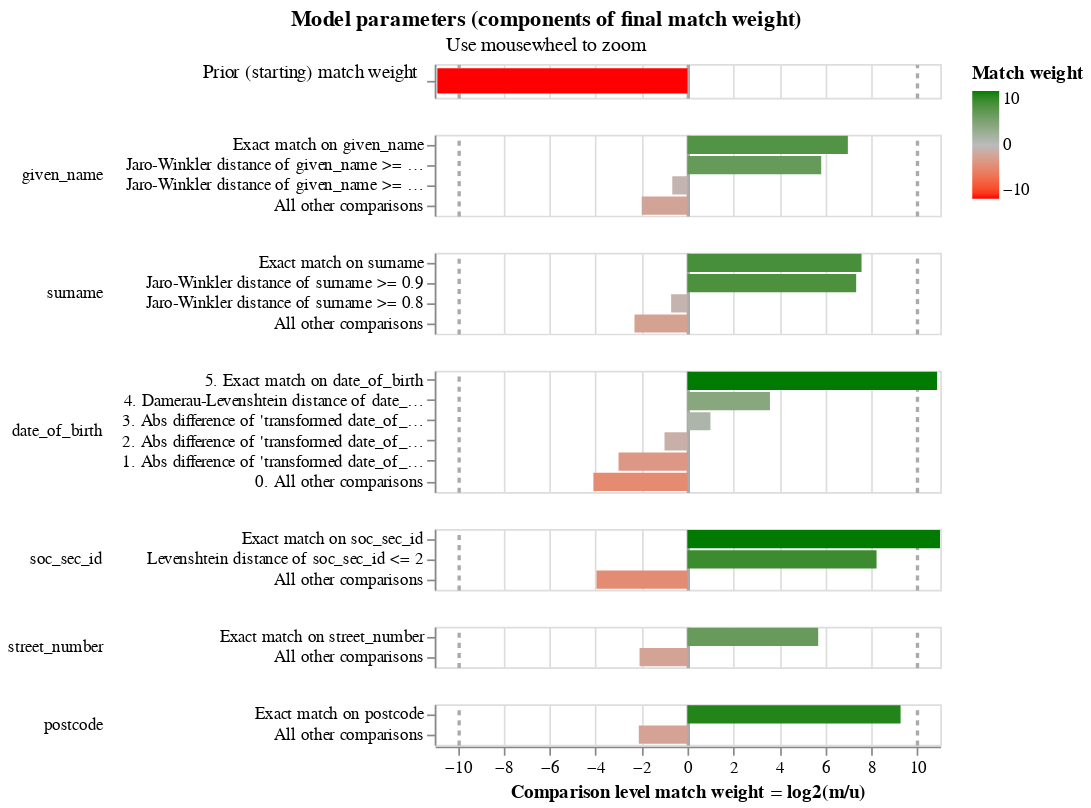

Notebook code for this chart:
### Code cell
linker.match_weights_chart()

### Figure 1 — Vega-Lite specification as saved in the notebook (floating-point values rounded to 4 significant figures)
{"config": {"view": {"continuousWidth": 300, "continuousHeight": 300, "discreteHeight": 60, "discreteWidth": 400}, "header": {"title": null}, "mark": {"tooltip": null}, "title": {"anchor": "middle"}}, "vconcat": [{"mark": {"type": "bar", "clip": true, "height": 15}, "encoding": {"color": {"field": "log2_bayes_factor", "scale": {"domain": [-10, 0, 10], "interpolate": "lab", "range": ["red", "#bbbbbb", "green"]}, "title": "Match weight", "type": "quantitative"}, "tooltip": [{"field": "comparison_name", "title": "Comparison name", "type": "nominal"}, {"field": "probability_two_random_records_match", "format": ".4f", "title": "Probability two random records match", "type": "nominal"}, {"field": "log2_bayes_factor", "format": ",.4f", "title": "Equivalent match weight", "type": "quantitative"}, {"field": "bayes_factor_description", "title": "Match weight description", "type": "nominal"}], "x": {"axis": {"domain": false, "gridColor": {"condition": {"test": "abs(datum.value / 10)  <= 1 & datum.value % 10 === 0", "value": "#aaa"}, "value": "#ddd"}, "gridDash": {"condition": {"test": "abs(datum.value / 10) == 1", "value": [3]}, "value": null}, "gridWidth": {"condition": {"test": "abs(datum.value / 10)  <= 1 & datum.value % 10 === 0", "value": 2}, "value": 1}, "labels": false, "ticks": false, "title": ""}, "field": "log2_bayes_factor", "scale": {"domain": [-11, 11]}, "type": "quantitative"}, "y": {"axis": {"title": "Prior (starting) match weight", "titleAlign": "right", "titleAngle": 0, "titleFontWeight": "normal"}, "field": "label_for_charts", "sort": {"field": "comparison_vector_value", "order": "descending"}, "type": "nominal"}}, "height": 20, "transform": [{"filter": "(datum.comparison_name == 'probability_two_random_records_match')"}]}, {"mark": {"type": "bar", "clip": true}, "encoding": {"color": {"field": "log2_bayes_factor", "scale": {"domain": [-10, 0, 10], "interpolate": "lab", "range": ["red", "#bbbbbb", "green"]}, "title": "Match weight", "type": "quantitative"}, "row": {"field": "comparison_name", "header": {"labelAlign": "left", "labelAnchor": "middle", "labelAngle": 0}, "sort": {"field": "comparison_sort_order"}, "type": "nominal"}, "tooltip": [{"field": "comparison_name", "title": "Comparison name", "type": "nominal"}, {"field": "label_for_charts", "title": "Label", "type": "ordinal"}, {"field": "sql_condition", "title": "SQL condition", "type": "nominal"}, {"field": "m_probability", "format": ".4f", "title": "M probability", "type": "quantitative"}, {"field": "u_probability", "format": ".4f", "title": "U probability", "type": "quantitative"}, {"field": "bayes_factor", "format": ",.4f", "title": "Bayes factor = m/u", "type": "quantitative"}, {"field": "log2_bayes_factor", "format": ",.4f", "title": "Match weight = log2(m/u)", "type": "quantitative"}, {"field": "bayes_factor_description", "title": "Match weight description", "type": "nominal"}], "x": {"axis": {"gridColor": {"condition": {"test": "abs(datum.value / 10)  <= 1 & datum.value % 10 === 0", "value": "#aaa"}, "value": "#ddd"}, "gridDash": {"condition": {"test": "abs(datum.value / 10) == 1", "value": [3]}, "value": null}, "gridWidth": {"condition": {"test": "abs(datum.value / 10)  <= 1 & datum.value % 10 === 0", "value": 2}, "value": 1}, "title": "Comparison level match weight = log2(m/u)"}, "field": "log2_bayes_factor", "scale": {"domain": [-11, 11]}, "type": "quantitative"}, "y": {"axis": {"title": null}, "field": "label_for_charts", "sort": {"field": "comparison_vector_value", "order": "descending"}, "type": "nominal"}}, "height": {"step": 12}, "resolve": {"axis": {"y": "independent"}, "scale": {"y": "independent"}}, "transform": [{"filter": "(datum.comparison_name != 'probability_two_random_records_match')"}]}], "data": {"name": "data-c8abb52c19764ec9fb9b53efb32fb7d1"}, "params": [{"name": "mouse_zoom", "select": {"type": "interval", "encodings": ["x"]}, "bind": "scales", "views": []}], "resolve": {"axis": {"y": "independent"}, "scale": {"y": "independent"}}, "title": {"text": "Model parameters (components of final match weight)", "subtitle": "Use mousewheel to zoom"}, "$schema": "https://vega.github.io/schema/vega-lite/v5.9.3.json", "datasets": {"data-c8abb52c19764ec9fb9b53efb32fb7d1": [{"comparison_name": "probability_two_random_records_match", "sql_condition": null, "label_for_charts": "", "m_probability": null, "u_probability": null, "m_probability_description": null, "u_probability_description": null, "has_tf_adjustments": false, "tf_adjustment_column": null, "tf_adjustment_weight": null, "is_null_level": false, "bayes_factor": 0.0005284, "log2_bayes_factor": -10.89, "comparison_vector_value": 0, "max_comparison_vector_value": 0, "bayes_factor_description": "The probability that two random records drawn at random match is 0.001 or one in  1,893.6 records.This is equivalent to a starting match weight of -10.886.", "probability_two_random_records_match": 0.0005281, "comparison_sort_order": -1}, {"comparison_name": "given_name", "sql_condition": "\"given_name_l\" = \"given_name_r\"", "label_for_charts": "Exact match on given_name", "m_probability": 0.5748, "u_probability": 0.004554, "m_probability_description": "Amongst matching record comparisons, 57.48% of records are in the exact match on given_name comparison level", "u_probability_description": "Amongst non-matching record comparisons, 0.46% of records are in the exact match on given_name comparison level", "has_tf_adjustments": true, "tf_adjustment_column": "given_name", "tf_adjustment_weight": 1.0, "is_null_level": false, "bayes_factor": 126.2, "log2_bayes_factor": 6.98, "comparison_vector_value": 3, "max_comparison_vector_value": 3, "bayes_factor_description": "If comparison level is `exact match on given_name` then comparison is 126.23 times more likely to be a match", "probability_two_random_records_match": 0.0005281, "comparison_sort_order": 0}, {"comparison_name": "given_name", "sql_condition": "jaro_winkler_similarity(\"given_name_l\", \"given_name_r\") >= 0.9", "label_for_charts": "Jaro-Winkler distance of given_name >= 0.9", "m_probability": 0.1703, "u_probability": 0.003014, "m_probability_description": "Amongst matching record comparisons, 17.03% of records are in the jaro-winkler distance of given_name >= 0.9 comparison level", "u_probability_description": "Amongst non-matching record comparisons, 0.30% of records are in the jaro-winkler distance of given_name >= 0.9 comparison level", "has_tf_adjustments": false, "tf_adjustment_column": null, "tf_adjustment_weight": 1.0, "is_null_level": false, "bayes_factor": 56.51, "log2_bayes_factor": 5.82, "comparison_vector_value": 2, "max_comparison_vector_value": 3, "bayes_factor_description": "If comparison level is `jaro-winkler distance of given_name >= 0.9` then comparison is 56.51 times more likely to be a match", "probability_two_random_records_match": 0.0005281, "comparison_sort_order": 0}, {"comparison_name": "given_name", "sql_condition": "jaro_winkler_similarity(\"given_name_l\", \"given_name_r\") >= 0.8", "label_for_charts": "Jaro-Winkler distance of given_name >= 0.8", "m_probability": 0.009082, "u_probability": 0.01437, "m_probability_description": "Amongst matching record comparisons, 0.91% of records are in the jaro-winkler distance of given_name >= 0.8 comparison level", "u_probability_description": "Amongst non-matching record comparisons, 1.44% of records are in the jaro-winkler distance of given_name >= 0.8 comparison level", "has_tf_adjustments": false, "tf_adjustment_column": null, "tf_adjustment_weight": 1.0, "is_null_level": false, "bayes_factor": 0.6321, "log2_bayes_factor": -0.6618, "comparison_vector_value": 1, "max_comparison_vector_value": 3, "bayes_factor_description": "If comparison level is `jaro-winkler distance of given_name >= 0.8` then comparison is  1.58 times less likely to be a match", "probability_two_random_records_match": 0.0005281, "comparison_sort_order": 0}, {"comparison_name": "given_name", "sql_condition": "ELSE", "label_for_charts": "All other comparisons", "m_probability": 0.2458, "u_probability": 0.9781, "m_probability_description": "Amongst matching record comparisons, 24.58% of records are in the all other comparisons comparison level", "u_probability_description": "Amongst non-matching record comparisons, 97.81% of records are in the all other comparisons comparison level", "has_tf_adjustments": false, "tf_adjustment_column": null, "tf_adjustment_weight": 1.0, "is_null_level": false, "bayes_factor": 0.2513, "log2_bayes_factor": -1.993, "comparison_vector_value": 0, "max_comparison_vector_value": 3, "bayes_factor_description": "If comparison level is `all other comparisons` then comparison is  3.98 times less likely to be a match", "probability_two_random_records_match": 0.0005281, "comparison_sort_order": 0}, {"comparison_name": "surname", "sql_condition": "\"surname_l\" = \"surname_r\"", "label_for_charts": "Exact match on surname", "m_probability": 0.5619, "u_probability": 0.002948, "m_probability_description": "Amongst matching record comparisons, 56.19% of records are in the exact match on surname comparison level", "u_probability_description": "Amongst non-matching record comparisons, 0.29% of records are in the exact match on surname comparison level", "has_tf_adjustments": true, "tf_adjustment_column": "surname", "tf_adjustment_weight": 1.0, "is_null_level": false, "bayes_factor": 190.6, "log2_bayes_factor": 7.574, "comparison_vector_value": 3, "max_comparison_vector_value": 3, "bayes_factor_description": "If comparison level is `exact match on surname` then comparison is 190.58 times more likely to be a match", "probability_two_random_records_match": 0.0005281, "comparison_sort_order": 1}, {"comparison_name": "surname", "sql_condition": "jaro_winkler_similarity(\"surname_l\", \"surname_r\") >= 0.9", "label_for_charts": "Jaro-Winkler distance of surname >= 0.9", "m_probability": 0.2331, "u_probability": 0.001437, "m_probability_description": "Amongst matching record comparisons, 23.31% of records are in the jaro-winkler distance of surname >= 0.9 comparison level", "u_probability_description": "Amongst non-matching record comparisons, 0.14% of records are in the jaro-winkler distance of surname >= 0.9 comparison level", "has_tf_adjustments": false, "tf_adjustment_column": null, "tf_adjustment_weight": 1.0, "is_null_level": false, "bayes_factor": 162.3, "log2_bayes_factor": 7.342, "comparison_vector_value": 2, "max_comparison_vector_value": 3, "bayes_factor_description": "If comparison level is `jaro-winkler distance of surname >= 0.9` then comparison is 162.26 times more likely to be a match", "probability_two_random_records_match": 0.0005281, "comparison_sort_order": 1}, {"comparison_name": "surname", "sql_condition": "jaro_winkler_similarity(\"surname_l\", \"surname_r\") >= 0.8", "label_for_charts": "Jaro-Winkler distance of surname >= 0.8", "m_probability": 0.005574, "u_probability": 0.009124, "m_probability_description": "Amongst matching record comparisons, 0.56% of records are in the jaro-winkler distance of surname >= 0.8 comparison level", "u_probability_description": "Amongst non-matching record comparisons, 0.91% of records are in the jaro-winkler distance of surname >= 0.8 comparison level", "has_tf_adjustments": false, "tf_adjustment_column": null, "tf_adjustment_weight": 1.0, "is_null_level": false, "bayes_factor": 0.6109, "log2_bayes_factor": -0.7111, "comparison_vector_value": 1, "max_comparison_vector_value": 3, "bayes_factor_description": "If comparison level is `jaro-winkler distance of surname >= 0.8` then comparison is  1.64 times less likely to be a match", "probability_two_random_records_match": 0.0005281, "comparison_sort_order": 1}, {"comparison_name": "surname", "sql_condition": "ELSE", "label_for_charts": "All other comparisons", "m_probability": 0.1995, "u_probability": 0.9865, "m_probability_description": "Amongst matching record comparisons, 19.95% of records are in the all other comparisons comparison level", "u_probability_description": "Amongst non-matching record comparisons, 98.65% of records are in the all other comparisons comparison level", "has_tf_adjustments": false, "tf_adjustment_column": null, "tf_adjustment_weight": 1.0, "is_null_level": false, "bayes_factor": 0.2022, "log2_bayes_factor": -2.306, "comparison_vector_value": 0, "max_comparison_vector_value": 3, "bayes_factor_description": "If comparison level is `all other comparisons` then comparison is  4.95 times less likely to be a match", "probability_two_random_records_match": 0.0005281, "comparison_sort_order": 1}, {"comparison_name": "date_of_birth", "sql_condition": "\"date_of_birth_l\" = \"date_of_birth_r\"", "label_for_charts": "5. Exact match on date_of_birth", "m_probability": 0.9294, "u_probability": 0.0004991, "m_probability_description": "Amongst matching record comparisons, 92.94% of records are in the exact match on date_of_birth comparison level", "u_probability_description": "Amongst non-matching record comparisons, 0.05% of records are in the exact match on date_of_birth comparison level", "has_tf_adjustments": false, "tf_adjustment_column": null, "tf_adjustment_weight": 1.0, "is_null_level": false, "bayes_factor": 1862.0, "log2_bayes_factor": 10.86, "comparison_vector_value": 5, "max_comparison_vector_value": 5, "bayes_factor_description": "If comparison level is `exact match on date_of_birth` then comparison is 1,861.95 times more likely to be a match", "probability_two_random_records_match": 0.0005281, "comparison_sort_order": 2}, {"comparison_name": "date_of_birth", "sql_condition": "damerau_levenshtein(\"date_of_birth_l\", \"date_of_birth_r\") <= 1", "label_for_charts": "4. Damerau-Levenshtein distance of date_of_birth <= 1", "m_probability": 0.01222, "u_probability": 0.001015, "m_probability_description": "Amongst matching record comparisons, 1.22% of records are in the damerau-levenshtein distance of date_of_birth <= 1 comparison level", "u_probability_description": "Amongst non-matching record comparisons, 0.10% of records are in the damerau-levenshtein distance of date_of_birth <= 1 comparison level", "has_tf_adjustments": false, "tf_adjustment_column": null, "tf_adjustment_weight": 1.0, "is_null_level": false, "bayes_factor": 12.04, "log2_bayes_factor": 3.589, "comparison_vector_value": 4, "max_comparison_vector_value": 5, "bayes_factor_description": "If comparison level is `damerau-levenshtein distance of date_of_birth <= 1` then comparison is 12.04 times more likely to be a match", "probability_two_random_records_match": 0.0005281, "comparison_sort_order": 2}, {"comparison_name": "date_of_birth", "sql_condition": "ABS(EPOCH(try_strptime(\"date_of_birth_l\", '%Y-%m-%d')) - EPOCH(try_strptime(\"date_of_birth_r\", '%Y-%m-%d'))) <= 2629800.0", "label_for_charts": "3. Abs difference of 'transformed date_of_birth <= 1 month'", "m_probability": 0.01, "u_probability": 0.005, "m_probability_description": "Amongst matching record comparisons, 1.00% of records are in the abs difference of 'transformed date_of_birth <= 1 month' comparison level", "u_probability_description": "Amongst non-matching record comparisons, 0.50% of records are in the abs difference of 'transformed date_of_birth <= 1 month' comparison level", "has_tf_adjustments": false, "tf_adjustment_column": null, "tf_adjustment_weight": 1.0, "is_null_level": false, "bayes_factor": 2.0, "log2_bayes_factor": 1.0, "comparison_vector_value": 3, "max_comparison_vector_value": 5, "bayes_factor_description": "If comparison level is `abs difference of 'transformed date_of_birth <= 1 month'` then comparison is 2.00 times more likely to be a match", "probability_two_random_records_match": 0.0005281, "comparison_sort_order": 2}, {"comparison_name": "date_of_birth", "sql_condition": "ABS(EPOCH(try_strptime(\"date_of_birth_l\", '%Y-%m-%d')) - EPOCH(try_strptime(\"date_of_birth_r\", '%Y-%m-%d'))) <= 2629800.0", "label_for_charts": "2. Abs difference of 'transformed date_of_birth <= 1 month'", "m_probability": 0.01, "u_probability": 0.02, "m_probability_description": "Amongst matching record comparisons, 1.00% of records are in the abs difference of 'transformed date_of_birth <= 1 month' comparison level", "u_probability_description": "Amongst non-matching record comparisons, 2.00% of records are in the abs difference of 'transformed date_of_birth <= 1 month' comparison level", "has_tf_adjustments": false, "tf_adjustment_column": null, "tf_adjustment_weight": 1.0, "is_null_level": false, "bayes_factor": 0.5, "log2_bayes_factor": -1.0, "comparison_vector_value": 2, "max_comparison_vector_value": 5, "bayes_factor_description": "If comparison level is `abs difference of 'transformed date_of_birth <= 1 month'` then comparison is  2.00 times less likely to be a match", "probability_two_random_records_match": 0.0005281, "comparison_sort_order": 2}, {"comparison_name": "date_of_birth", "sql_condition": "ABS(EPOCH(try_strptime(\"date_of_birth_l\", '%Y-%m-%d')) - EPOCH(try_strptime(\"date_of_birth_r\", '%Y-%m-%d'))) <= 315576000.0", "label_for_charts": "1. Abs difference of 'transformed date_of_birth <= 10 year'", "m_probability": 0.01, "u_probability": 0.08, "m_probability_description": "Amongst matching record comparisons, 1.00% of records are in the abs difference of 'transformed date_of_birth <= 10 year' comparison level", "u_probability_description": "Amongst non-matching record comparisons, 8.00% of records are in the abs difference of 'transformed date_of_birth <= 10 year' comparison level", "has_tf_adjustments": false, "tf_adjustment_column": null, "tf_adjustment_weight": 1.0, "is_null_level": false, "bayes_factor": 0.125, "log2_bayes_factor": -3.0, "comparison_vector_value": 1, "max_comparison_vector_value": 5, "bayes_factor_description": "If comparison level is `abs difference of 'transformed date_of_birth <= 10 year'` then comparison is  8.00 times less likely to be a match", "probability_two_random_records_match": 0.0005281, "comparison_sort_order": 2}, {"comparison_name": "date_of_birth", "sql_condition": "ELSE", "label_for_charts": "0. All other comparisons", "m_probability": 0.05842, "u_probability": 0.9985, "m_probability_description": "Amongst matching record comparisons, 5.84% of records are in the all other comparisons comparison level", "u_probability_description": "Amongst non-matching record comparisons, 99.85% of records are in the all other comparisons comparison level", "has_tf_adjustments": false, "tf_adjustment_column": null, "tf_adjustment_weight": 1.0, "is_null_level": false, "bayes_factor": 0.0585, "log2_bayes_factor": -4.095, "comparison_vector_value": 0, "max_comparison_vector_value": 5, "bayes_factor_description": "If comparison level is `all other comparisons` then comparison is  17.09 times less likely to be a match", "probability_two_random_records_match": 0.0005281, "comparison_sort_order": 2}, {"comparison_name": "soc_sec_id", "sql_condition": "\"soc_sec_id_l\" = \"soc_sec_id_r\"", "label_for_charts": "Exact match on soc_sec_id", "m_probability": 0.8589, "u_probability": 0.0004224, "m_probability_description": "Amongst matching record comparisons, 85.89% of records are in the exact match on soc_sec_id comparison level", "u_probability_description": "Amongst non-matching record comparisons, 0.04% of records are in the exact match on soc_sec_id comparison level", "has_tf_adjustments": false, "tf_adjustment_column": null, "tf_adjustment_weight": 1.0, "is_null_level": false, "bayes_factor": 2033.0, "log2_bayes_factor": 10.99, "comparison_vector_value": 2, "max_comparison_vector_value": 2, "bayes_factor_description": "If comparison level is `exact match on soc_sec_id` then comparison is 2,033.44 times more likely to be a match", "probability_two_random_records_match": 0.0005281, "comparison_sort_order": 3}, {"comparison_name": "soc_sec_id", "sql_condition": "levenshtein(\"soc_sec_id_l\", \"soc_sec_id_r\") <= 2", "label_for_charts": "Levenshtein distance of soc_sec_id <= 2", "m_probability": 0.07683, "u_probability": 0.000256, "m_probability_description": "Amongst matching record comparisons, 7.68% of records are in the levenshtein distance of soc_sec_id <= 2 comparison level", "u_probability_description": "Amongst non-matching record comparisons, 0.03% of records are in the levenshtein distance of soc_sec_id <= 2 comparison level", "has_tf_adjustments": false, "tf_adjustment_column": null, "tf_adjustment_weight": 1.0, "is_null_level": false, "bayes_factor": 300.2, "log2_bayes_factor": 8.23, "comparison_vector_value": 1, "max_comparison_vector_value": 2, "bayes_factor_description": "If comparison level is `levenshtein distance of soc_sec_id <= 2` then comparison is 300.16 times more likely to be a match", "probability_two_random_records_match": 0.0005281, "comparison_sort_order": 3}, {"comparison_name": "soc_sec_id", "sql_condition": "ELSE", "label_for_charts": "All other comparisons", "m_probability": 0.06424, "u_probability": 0.9993, "m_probability_description": "Amongst matching record comparisons, 6.42% of records are in the all other comparisons comparison level", "u_probability_description": "Amongst non-matching record comparisons, 99.93% of records are in the all other comparisons comparison level", "has_tf_adjustments": false, "tf_adjustment_column": null, "tf_adjustment_weight": 1.0, "is_null_level": false, "bayes_factor": 0.06429, "log2_bayes_factor": -3.959, "comparison_vector_value": 0, "max_comparison_vector_value": 2, "bayes_factor_description": "If comparison level is `all other comparisons` then comparison is  15.56 times less likely to be a match", "probability_two_random_records_match": 0.0005281, "comparison_sort_order": 3}, {"comparison_name": "street_number", "sql_condition": "\"street_number_l\" = \"street_number_r\"", "label_for_charts": "Exact match on street_number", "m_probability": 0.7681, "u_probability": 0.01489, "m_probability_description": "Amongst matching record comparisons, 76.81% of records are in the exact match on street_number comparison level", "u_probability_description": "Amongst non-matching record comparisons, 1.49% of records are in the exact match on street_number comparison level", "has_tf_adjustments": true, "tf_adjustment_column": "street_number", "tf_adjustment_weight": 1.0, "is_null_level": false, "bayes_factor": 51.59, "log2_bayes_factor": 5.689, "comparison_vector_value": 1, "max_comparison_vector_value": 1, "bayes_factor_description": "If comparison level is `exact match on street_number` then comparison is 51.59 times more likely to be a match", "probability_two_random_records_match": 0.0005281, "comparison_sort_order": 4}, {"comparison_name": "street_number", "sql_condition": "ELSE", "label_for_charts": "All other comparisons", "m_probability": 0.2319, "u_probability": 0.9851, "m_probability_description": "Amongst matching record comparisons, 23.19% of records are in the all other comparisons comparison level", "u_probability_description": "Amongst non-matching record comparisons, 98.51% of records are in the all other comparisons comparison level", "has_tf_adjustments": false, "tf_adjustment_column": null, "tf_adjustment_weight": 1.0, "is_null_level": false, "bayes_factor": 0.2354, "log2_bayes_factor": -2.087, "comparison_vector_value": 0, "max_comparison_vector_value": 1, "bayes_factor_description": "If comparison level is `all other comparisons` then comparison is  4.25 times less likely to be a match", "probability_two_random_records_match": 0.0005281, "comparison_sort_order": 4}, {"comparison_name": "postcode", "sql_condition": "\"postcode_l\" = \"postcode_r\"", "label_for_charts": "Exact match on postcode", "m_probability": 0.7701, "u_probability": 0.001244, "m_probability_description": "Amongst matching record comparisons, 77.01% of records are in the exact match on postcode comparison level", "u_probability_description": "Amongst non-matching record comparisons, 0.12% of records are in the exact match on postcode comparison level", "has_tf_adjustments": true, "tf_adjustment_column": "postcode", "tf_adjustment_weight": 1.0, "is_null_level": false, "bayes_factor": 619.2, "log2_bayes_factor": 9.274, "comparison_vector_value": 1, "max_comparison_vector_value": 1, "bayes_factor_description": "If comparison level is `exact match on postcode` then comparison is 619.16 times more likely to be a match", "probability_two_random_records_match": 0.0005281, "comparison_sort_order": 5}, {"comparison_name": "postcode", "sql_condition": "ELSE", "label_for_charts": "All other comparisons", "m_probability": 0.2299, "u_probability": 0.9988, "m_probability_description": "Amongst matching record comparisons, 22.99% of records are in the all other comparisons comparison level", "u_probability_description": "Amongst non-matching record comparisons, 99.88% of records are in the all other comparisons comparison level", "has_tf_adjustments": false, "tf_adjustment_column": null, "tf_adjustment_weight": 1.0, "is_null_level": false, "bayes_factor": 0.2301, "log2_bayes_factor": -2.119, "comparison_vector_value": 0, "max_comparison_vector_value": 1, "bayes_factor_description": "If comparison level is `all other comparisons` then comparison is  4.35 times less likely to be a match", "probability_two_random_records_match": 0.0005281, "comparison_sort_order": 5}]}}
